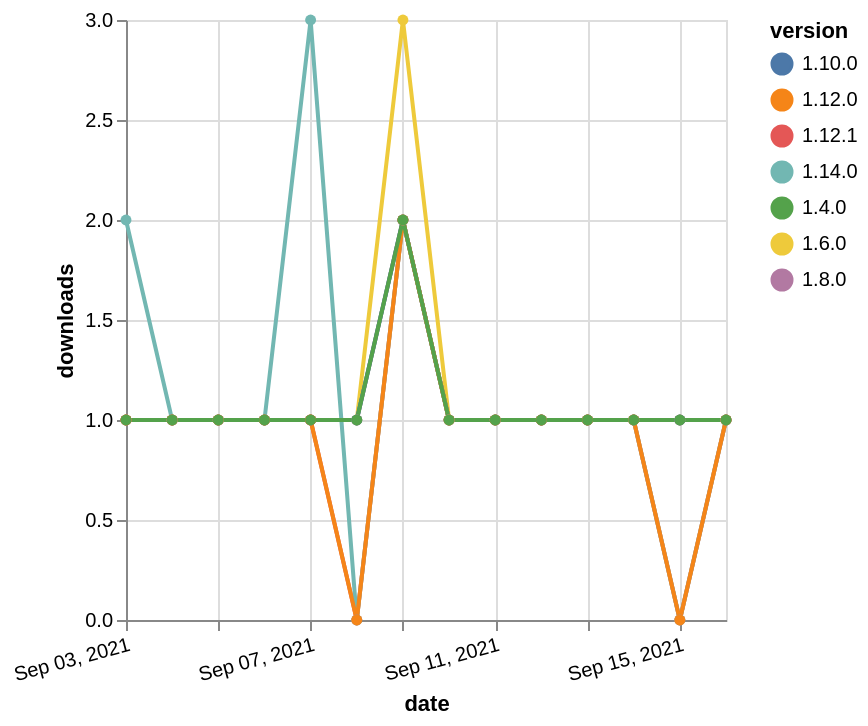

Specify this chart in Vega-Lite:
### Vega-Lite specification from a JSON file in a GitHub repository (floating-point values rounded to 4 significant figures)
{"$schema": "https://vega.github.io/schema/vega-lite/v5.json", "description": "A simple bar chart with embedded data.", "data": {"values": [{"date": "2021-09-03", "total": 368, "delta": 1, "version": "1.6.0"}, {"date": "2021-09-04", "total": 369, "delta": 1, "version": "1.6.0"}, {"date": "2021-09-05", "total": 370, "delta": 1, "version": "1.6.0"}, {"date": "2021-09-06", "total": 371, "delta": 1, "version": "1.6.0"}, {"date": "2021-09-07", "total": 372, "delta": 1, "version": "1.6.0"}, {"date": "2021-09-08", "total": 373, "delta": 1, "version": "1.6.0"}, {"date": "2021-09-09", "total": 376, "delta": 3, "version": "1.6.0"}, {"date": "2021-09-10", "total": 377, "delta": 1, "version": "1.6.0"}, {"date": "2021-09-11", "total": 378, "delta": 1, "version": "1.6.0"}, {"date": "2021-09-12", "total": 379, "delta": 1, "version": "1.6.0"}, {"date": "2021-09-13", "total": 380, "delta": 1, "version": "1.6.0"}, {"date": "2021-09-14", "total": 381, "delta": 1, "version": "1.6.0"}, {"date": "2021-09-15", "total": 382, "delta": 1, "version": "1.6.0"}, {"date": "2021-09-16", "total": 383, "delta": 1, "version": "1.6.0"}, {"date": "2021-09-03", "total": 203, "delta": 1, "version": "1.8.0"}, {"date": "2021-09-04", "total": 204, "delta": 1, "version": "1.8.0"}, {"date": "2021-09-05", "total": 205, "delta": 1, "version": "1.8.0"}, {"date": "2021-09-06", "total": 206, "delta": 1, "version": "1.8.0"}, {"date": "2021-09-07", "total": 207, "delta": 1, "version": "1.8.0"}, {"date": "2021-09-08", "total": 208, "delta": 1, "version": "1.8.0"}, {"date": "2021-09-09", "total": 210, "delta": 2, "version": "1.8.0"}, {"date": "2021-09-10", "total": 211, "delta": 1, "version": "1.8.0"}, {"date": "2021-09-11", "total": 212, "delta": 1, "version": "1.8.0"}, {"date": "2021-09-12", "total": 213, "delta": 1, "version": "1.8.0"}, {"date": "2021-09-13", "total": 214, "delta": 1, "version": "1.8.0"}, {"date": "2021-09-14", "total": 215, "delta": 1, "version": "1.8.0"}, {"date": "2021-09-15", "total": 216, "delta": 1, "version": "1.8.0"}, {"date": "2021-09-16", "total": 217, "delta": 1, "version": "1.8.0"}, {"date": "2021-09-03", "total": 179, "delta": 1, "version": "1.10.0"}, {"date": "2021-09-04", "total": 180, "delta": 1, "version": "1.10.0"}, {"date": "2021-09-05", "total": 181, "delta": 1, "version": "1.10.0"}, {"date": "2021-09-06", "total": 182, "delta": 1, "version": "1.10.0"}, {"date": "2021-09-07", "total": 183, "delta": 1, "version": "1.10.0"}, {"date": "2021-09-08", "total": 184, "delta": 1, "version": "1.10.0"}, {"date": "2021-09-09", "total": 186, "delta": 2, "version": "1.10.0"}, {"date": "2021-09-10", "total": 187, "delta": 1, "version": "1.10.0"}, {"date": "2021-09-11", "total": 188, "delta": 1, "version": "1.10.0"}, {"date": "2021-09-12", "total": 189, "delta": 1, "version": "1.10.0"}, {"date": "2021-09-13", "total": 190, "delta": 1, "version": "1.10.0"}, {"date": "2021-09-14", "total": 191, "delta": 1, "version": "1.10.0"}, {"date": "2021-09-15", "total": 192, "delta": 1, "version": "1.10.0"}, {"date": "2021-09-16", "total": 193, "delta": 1, "version": "1.10.0"}, {"date": "2021-09-03", "total": 137, "delta": 1, "version": "1.12.1"}, {"date": "2021-09-04", "total": 138, "delta": 1, "version": "1.12.1"}, {"date": "2021-09-05", "total": 139, "delta": 1, "version": "1.12.1"}, {"date": "2021-09-06", "total": 140, "delta": 1, "version": "1.12.1"}, {"date": "2021-09-07", "total": 141, "delta": 1, "version": "1.12.1"}, {"date": "2021-09-08", "total": 141, "delta": 0, "version": "1.12.1"}, {"date": "2021-09-09", "total": 143, "delta": 2, "version": "1.12.1"}, {"date": "2021-09-10", "total": 144, "delta": 1, "version": "1.12.1"}, {"date": "2021-09-11", "total": 145, "delta": 1, "version": "1.12.1"}, {"date": "2021-09-12", "total": 146, "delta": 1, "version": "1.12.1"}, {"date": "2021-09-13", "total": 147, "delta": 1, "version": "1.12.1"}, {"date": "2021-09-14", "total": 148, "delta": 1, "version": "1.12.1"}, {"date": "2021-09-15", "total": 148, "delta": 0, "version": "1.12.1"}, {"date": "2021-09-16", "total": 149, "delta": 1, "version": "1.12.1"}, {"date": "2021-09-03", "total": 129, "delta": 2, "version": "1.14.0"}, {"date": "2021-09-04", "total": 130, "delta": 1, "version": "1.14.0"}, {"date": "2021-09-05", "total": 131, "delta": 1, "version": "1.14.0"}, {"date": "2021-09-06", "total": 132, "delta": 1, "version": "1.14.0"}, {"date": "2021-09-07", "total": 135, "delta": 3, "version": "1.14.0"}, {"date": "2021-09-08", "total": 135, "delta": 0, "version": "1.14.0"}, {"date": "2021-09-09", "total": 137, "delta": 2, "version": "1.14.0"}, {"date": "2021-09-10", "total": 138, "delta": 1, "version": "1.14.0"}, {"date": "2021-09-11", "total": 139, "delta": 1, "version": "1.14.0"}, {"date": "2021-09-12", "total": 140, "delta": 1, "version": "1.14.0"}, {"date": "2021-09-13", "total": 141, "delta": 1, "version": "1.14.0"}, {"date": "2021-09-14", "total": 142, "delta": 1, "version": "1.14.0"}, {"date": "2021-09-15", "total": 142, "delta": 0, "version": "1.14.0"}, {"date": "2021-09-16", "total": 143, "delta": 1, "version": "1.14.0"}, {"date": "2021-09-03", "total": 160, "delta": 1, "version": "1.12.0"}, {"date": "2021-09-04", "total": 161, "delta": 1, "version": "1.12.0"}, {"date": "2021-09-05", "total": 162, "delta": 1, "version": "1.12.0"}, {"date": "2021-09-06", "total": 163, "delta": 1, "version": "1.12.0"}, {"date": "2021-09-07", "total": 164, "delta": 1, "version": "1.12.0"}, {"date": "2021-09-08", "total": 164, "delta": 0, "version": "1.12.0"}, {"date": "2021-09-09", "total": 166, "delta": 2, "version": "1.12.0"}, {"date": "2021-09-10", "total": 167, "delta": 1, "version": "1.12.0"}, {"date": "2021-09-11", "total": 168, "delta": 1, "version": "1.12.0"}, {"date": "2021-09-12", "total": 169, "delta": 1, "version": "1.12.0"}, {"date": "2021-09-13", "total": 170, "delta": 1, "version": "1.12.0"}, {"date": "2021-09-14", "total": 171, "delta": 1, "version": "1.12.0"}, {"date": "2021-09-15", "total": 171, "delta": 0, "version": "1.12.0"}, {"date": "2021-09-16", "total": 172, "delta": 1, "version": "1.12.0"}, {"date": "2021-09-03", "total": 257, "delta": 1, "version": "1.4.0"}, {"date": "2021-09-04", "total": 258, "delta": 1, "version": "1.4.0"}, {"date": "2021-09-05", "total": 259, "delta": 1, "version": "1.4.0"}, {"date": "2021-09-06", "total": 260, "delta": 1, "version": "1.4.0"}, {"date": "2021-09-07", "total": 261, "delta": 1, "version": "1.4.0"}, {"date": "2021-09-08", "total": 262, "delta": 1, "version": "1.4.0"}, {"date": "2021-09-09", "total": 264, "delta": 2, "version": "1.4.0"}, {"date": "2021-09-10", "total": 265, "delta": 1, "version": "1.4.0"}, {"date": "2021-09-11", "total": 266, "delta": 1, "version": "1.4.0"}, {"date": "2021-09-12", "total": 267, "delta": 1, "version": "1.4.0"}, {"date": "2021-09-13", "total": 268, "delta": 1, "version": "1.4.0"}, {"date": "2021-09-14", "total": 269, "delta": 1, "version": "1.4.0"}, {"date": "2021-09-15", "total": 270, "delta": 1, "version": "1.4.0"}, {"date": "2021-09-16", "total": 271, "delta": 1, "version": "1.4.0"}]}, "width": "container", "mark": {"type": "line", "point": {"filled": true}}, "encoding": {"x": {"field": "date", "type": "temporal", "timeUnit": "yearmonthdate", "title": "date", "axis": {"labelAngle": -15}}, "y": {"field": "delta", "type": "quantitative", "title": "downloads"}, "color": {"field": "version", "type": "nominal"}, "tooltip": {"field": "delta"}}}
